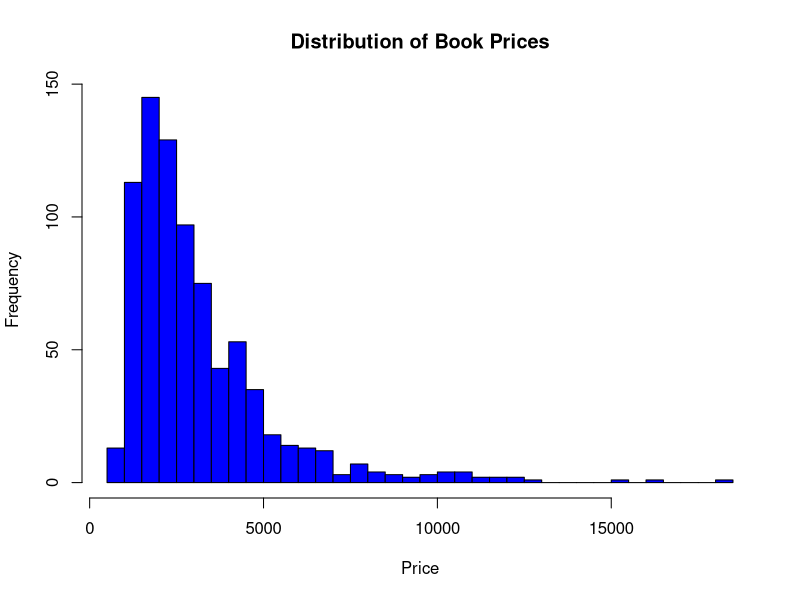
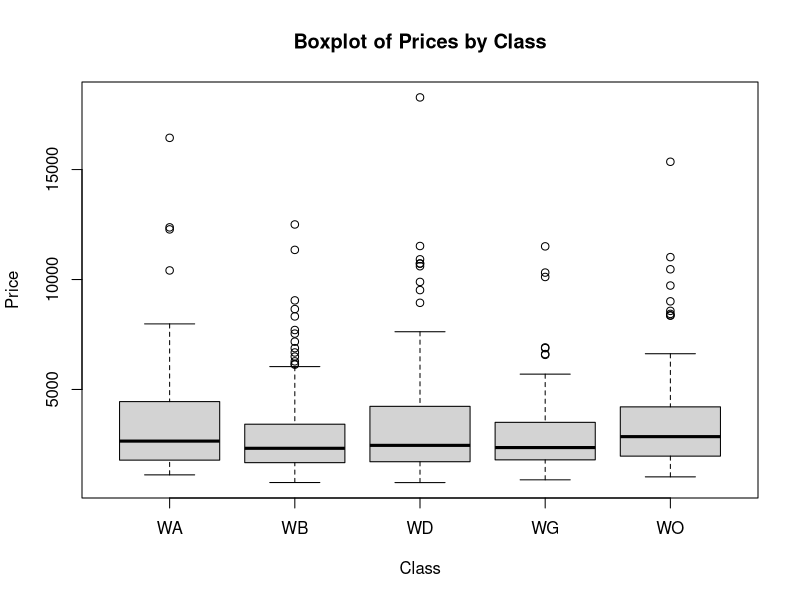

The R source for these figures, in order:
# ライブラリの読み込み
install.packages("tidyverse")
library(tidyverse)

# データの読み込み
bookprice <- read.csv('bookprice.csv')
# データの構造の確認
str(bookprice)

# priceの基本統計量とヒストグラム
summary(bookprice$price)
hist(bookprice$price, breaks = 50, col="blue", xlab="Price", ylab="Frequency", main="Distribution of Book Prices")

# class別のデータ数
table(bookprice$class)
# classとlangのクロス集計表
cross_table <- table(bookprice$class, bookprice$lang)
cross_table

# class別のpriceの基本統計量
aggregate(bookprice$price, by=list(bookprice$class), FUN=summary)
# class別のpriceの箱ひげ図
boxplot(price ~ class, data = bookprice, main="Boxplot of Prices by Class", xlab="Class", ylab="Price")

# 一元配置分散分析
anova_result <- aov(price ~ class, data = bookprice)
summary(anova_result)

# 多重比較
# TukeyのHSDテスト
tukey_result <- TukeyHSD(anova_result)
print(tukey_result)
# ボンフェローニで調整した多重比較
bonferroni_result <- pairwise.t.test(bookprice$price, bookprice$class,
                                     p.adjust.method = "bonferroni")
print(bonferroni_result)

# 相関係数の確認
cor_pages_price <- cor(bookprice$pages, bookprice$price, use="complete.obs")
cor_format_cm2_price <- cor(bookprice$format_cm2, bookprice$price, use="complete.obs")
cor_pages_price
cor_format_cm2_price

# 新しい変数 volume を作成
bookprice$volume = bookprice$pages * bookprice$format_cm2
str(bookprice)

# volumeを用いた単回帰分析
simple_model <- lm(price ~ volume, data = bookprice)
summary(simple_model)

# volume, class, color, author, langを用いた重回帰分析
full_model <- lm(price ~ volume + class + color + author + lang, data = bookprice)
summary(full_model)

